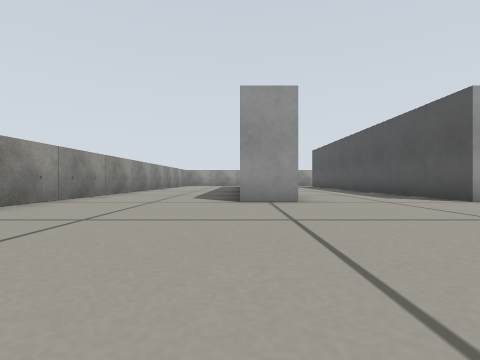
[1] (above)

18 first-person views from a walk through a world built for the Gazebo simulator. The camera is 0.19 m above the floor, looks level and sees 85° across. The floor is counted in squares, 0.5 m on a side. Each view is taken from the middle of a square. On the plan, view 1 faces up. The plan holds only what a view shows up to about 9 squares ahead; the rest is blank.

[2]
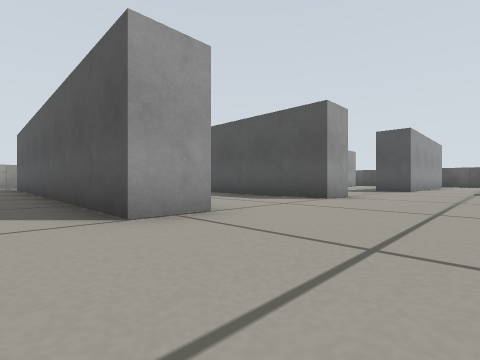

[3]
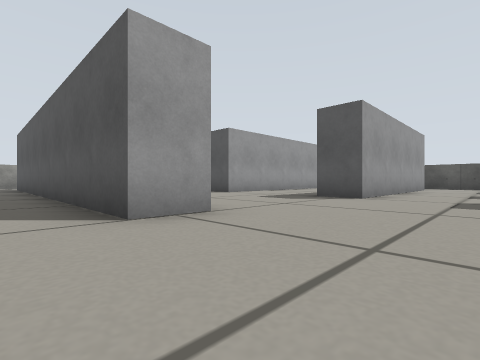

[4]
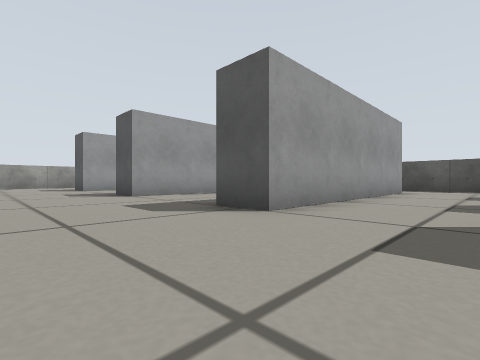

[5]
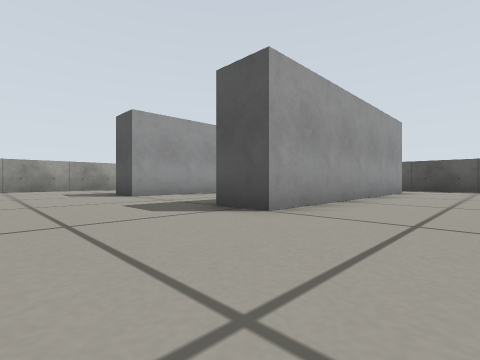

[6]
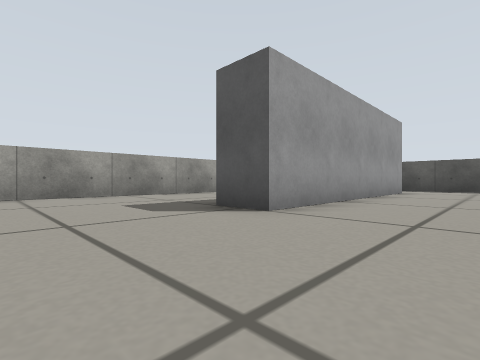

[7]
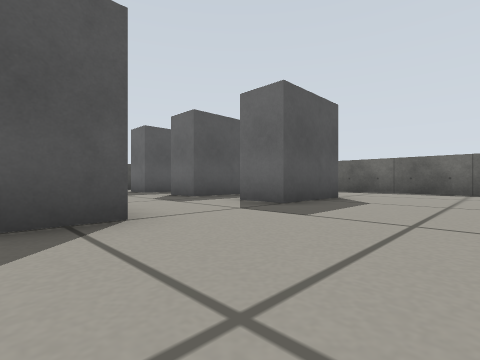

[8]
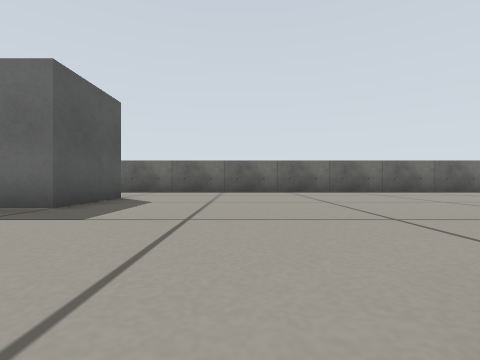

[9]
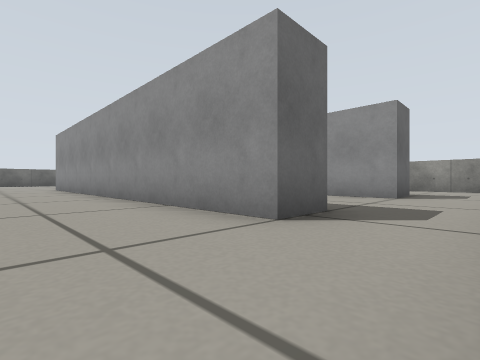

[10]
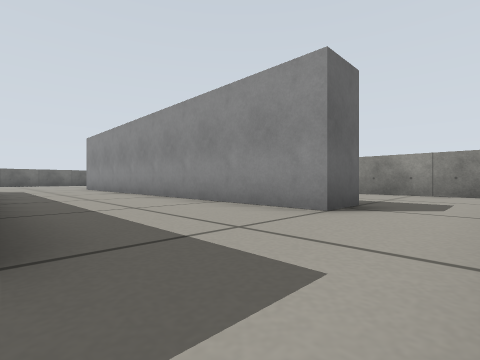

[11]
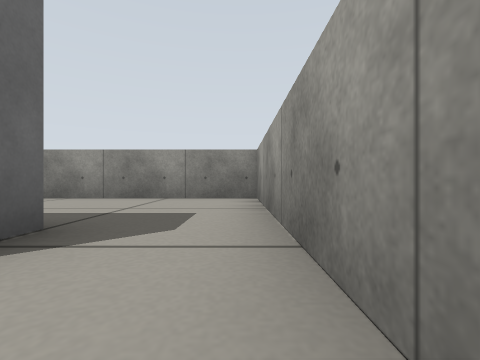

[12]
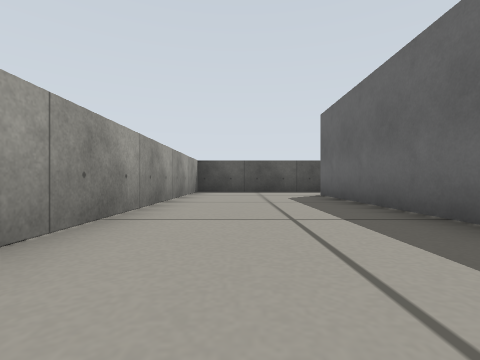

[13]
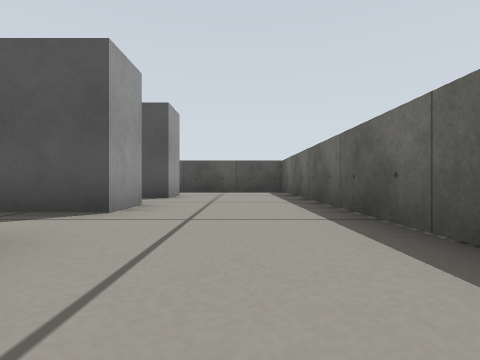

[14]
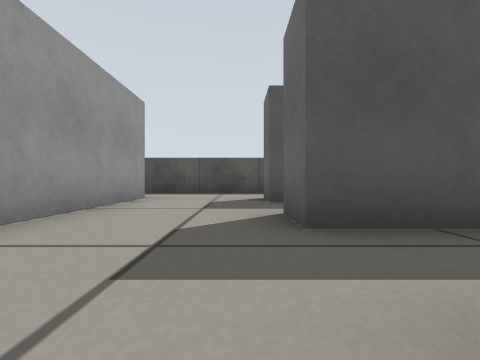

[15]
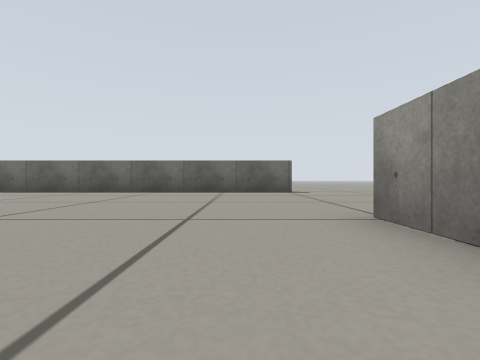

[16]
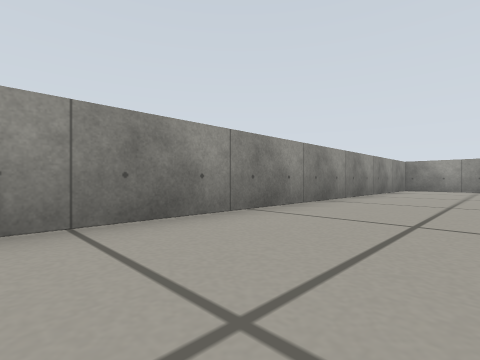

[17]
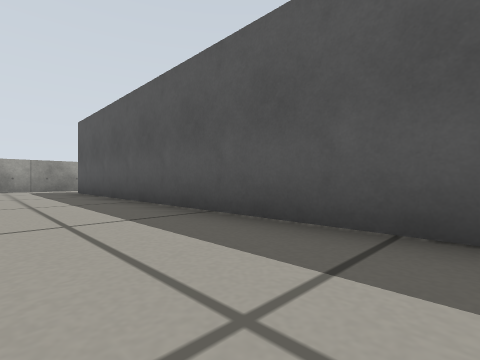

[18]
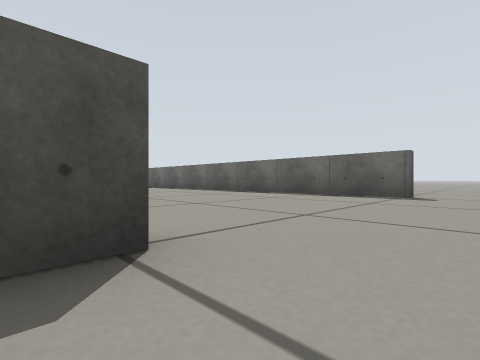

### Floor plan
Points are (right, up) in squares from view 1. A wall is a line through its corners. A room is listed if a view was taken in it or the views show most of it. See-through windows are left out.
Room 1 (views 1, 2, 3, 4, 5, 6, 7, 8, 9, 10, 11, 12, 13, 14, 15, 16, 17)
walls: (4.4, 16.3) (-3.3, 16.3) (-3.3, 2.2); (16.4, 6.4) (16.4, 8.4); (16.4, 10.4) (16.4, 16.3) (6.2, 16.3); (-3.8, -3.4) (16.4, -3.4) (16.4, 4.7)
ways out: opening at (-5, 3) to room 2; opening at (-4.5, -3)
objects: grey box (0, 5) to (1, 6); grey box (0, 7) to (1, 8); grey box (0, 9) to (1, 10); grey box (0, 11) to (1, 12); grey box (0, 13) to (1, 14); grey box (4, 5) to (5, 6); grey box (4, 7) to (5, 8); grey box (4, 9) to (5, 10); grey box (4, 11) to (5, 12); grey box (4, 13) to (5, 14); grey box (9, 0) to (9, 1); grey box (9, 4) to (10, 5); grey box (9, 8) to (10, 9); grey box (9, 12) to (10, 13); grey box (11, 0) to (12, 1); grey box (11, 4) to (12, 5); grey box (11, 8) to (12, 9); grey box (11, 12) to (12, 13); grey box (13, 4) to (14, 5); grey box (13, 8) to (14, 9); grey box (13, 12) to (14, 13); grey box (14, 0) to (14, 1)
Room 2 (view 18)
walls: (-3.7, 2.2) (-3.7, 3)
ways out: opening at (-5, 3) to room 1

Where each view was taken, in squares from view 1:
view 1: 0 up, 0 right, facing up
view 2: 2 up, 1 left, facing up-right
view 3: 2 up, 3 right, facing up-right
view 4: 2 up, 6 right, facing up-right
view 5: 6 up, 6 right, facing up-right
view 6: 10 up, 6 right, facing up-right
view 7: 5 up, 6 right, facing down-right
view 8: 5 up, 6 right, facing down
view 9: 16 up, 7 right, facing down-left
view 10: 16 up, 4 right, facing down-left
view 11: 16 up, 2 right, facing left
view 12: 15 up, 8 right, facing right
view 13: 2 down, 8 right, facing right
view 14: 2 up, 9 right, facing right
view 15: 5 up, 2 left, facing down
view 16: 6 up, 1 left, facing up-left
view 17: 6 up, 2 right, facing up-right
view 18: 3 up, 5 left, facing down-right
